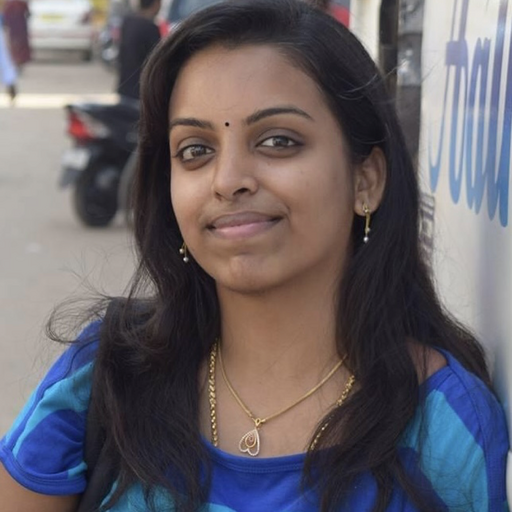
#> input picture Env_Team/Sremana/Python- App2/Face Detector/image.jpg, 512 x 512 px
$ python face_detector1.py
#> lines starting #> are read from the running program, lines starting #| are printed output that depends on the picture
import cv2

face_cascade = cv2.CascadeClassifier("haarcascade_frontalface_default.xml")

img = cv2.imread("image.jpg")
#> img is the input picture: shape (512, 512, 3); mean B, G, R 104.1, 97.9, 103.5

gray_img = cv2.cvtColor(img,cv2.COLOR_BGR2GRAY)
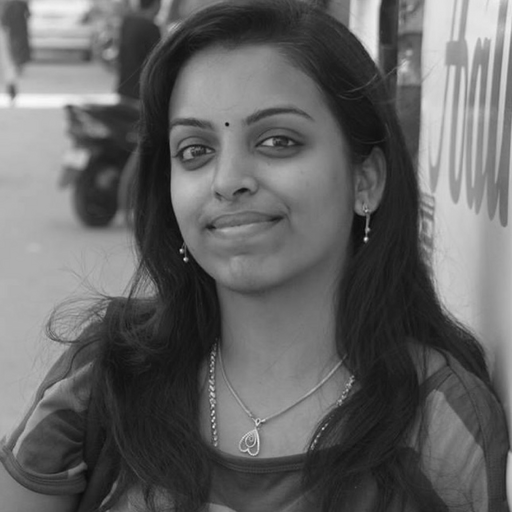
#> gray_img: shape (512, 512); min 8, max 249, mean 100.3

cv2.imshow("GRAY",gray_img)
cv2.waitKey(0)
cv2.destroyAllWindows()
